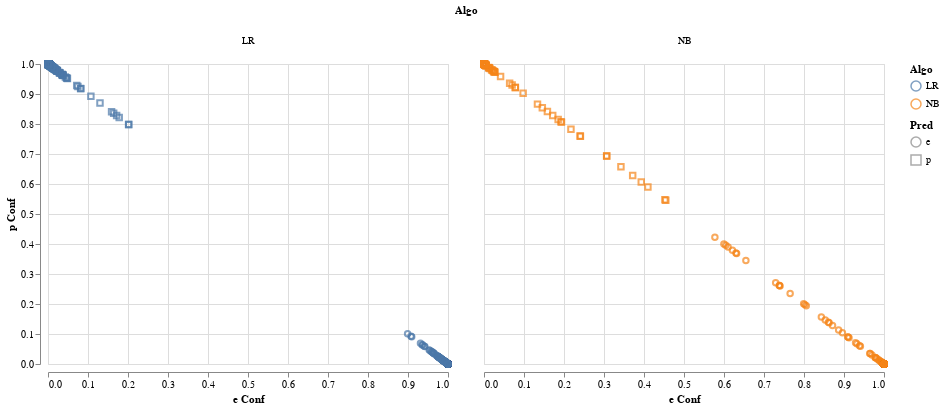

Here is the notebook cell this chart was saved with:
### Markdown cell above
The following chart displays confidence in `"e"` on the x-axis and confidence in `"p"` on the y-axis. Algorithm used is represented by color, and `"e"` vs. `"p"` prediction is indicated by shape.

### Code cell
alt.Chart(y_confs_comp).mark_point().encode(
    x = "e Conf",
    y = "p Conf",
    column = "Algo",
    color = "Algo",
    shape = "Pred",
    tooltip = ["e Conf", "p Conf"]
)

### Figure 1 — Vega-Lite specification as saved in the notebook (floating-point values rounded to 4 significant figures; data arrays with more than 128 entries replaced by an {"elided": "..."} marker saying what was removed)
{"config": {"view": {"continuousWidth": 400, "continuousHeight": 300}}, "data": {"name": "data-fa47316d029d0325ca78abdf677cc3db"}, "mark": "point", "encoding": {"color": {"field": "Algo", "type": "nominal"}, "column": {"field": "Algo", "type": "nominal"}, "shape": {"field": "Pred", "type": "nominal"}, "tooltip": [{"field": "e Conf", "type": "quantitative"}, {"field": "p Conf", "type": "quantitative"}], "x": {"field": "e Conf", "type": "quantitative"}, "y": {"field": "p Conf", "type": "quantitative"}}, "$schema": "https://vega.github.io/schema/vega-lite/v4.17.0.json", "datasets": {"data-fa47316d029d0325ca78abdf677cc3db": {"elided": "2000 records"}}}
